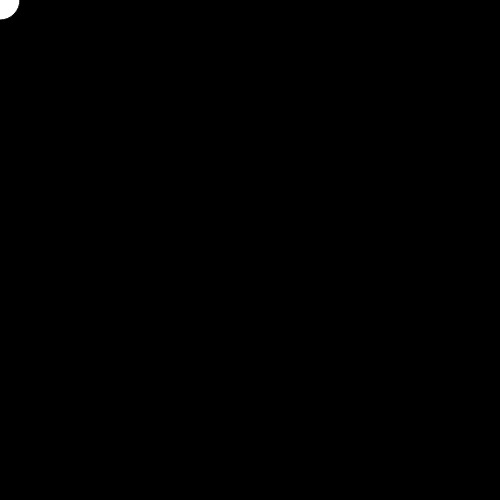
Frame 1 (no input)
Frame 60 (no input): identical to frame 1, image omitted
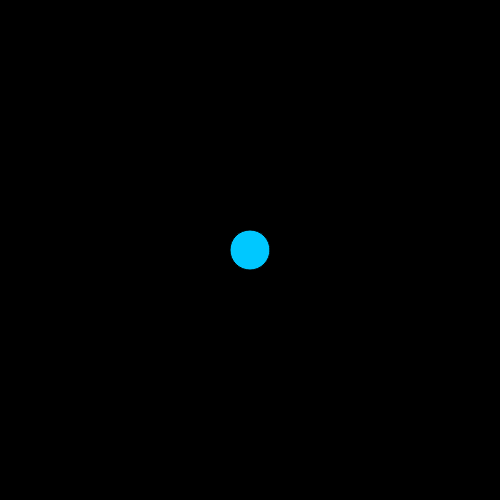
Frame 120 (the mouse pressed at the canvas centre since frame 60)

The p5.js sketch that drew these frames (run headless with seeded random() and noise() and a simulated clock; from frame 60 on, the mouse is pressed at the canvas centre):

// p5.js sketch
// ── sketch.js
function setup() {
  createCanvas(500,500);
  
}

function draw() {
  background(0);
  if(mouseX<250){
    fill(255);
  }else{
    fill(0,200,255);
  }
  
  ellipse(mouseX,mouseY,40,40);
}
